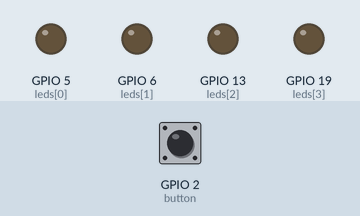
The program below on a simulated Raspberry Pi (BCM pin numbers). Shown: output pins drawn as LEDs (lit = HIGH). The test bench sets the inputs (shaded band); at power-on: GPIO 2 (button) HIGH. What the program prints to the terminal is not drawn.

Above: at 1.2 s.
1.3 s: GPIO 2 (button) pulled LOW for 0.15 s
At 1.8 s:
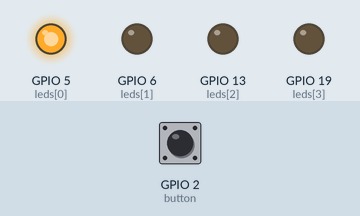
3.0 s: GPIO 2 (button) pulled LOW for 1 s
At 4.3 s:
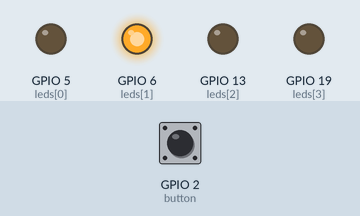
5.5 s: GPIO 2 (button) pulled LOW for 0.15 s
At 6.2 s:
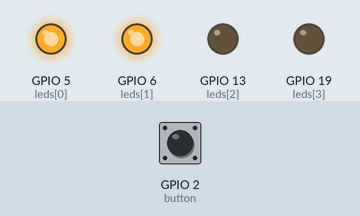
7.2 s: GPIO 2 (button) pulled LOW for 3.2 s
At 8.7 s:
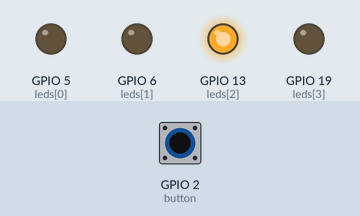
11.9 s: GPIO 2 (button) pulled LOW for 0.15 s
At 13.3 s:
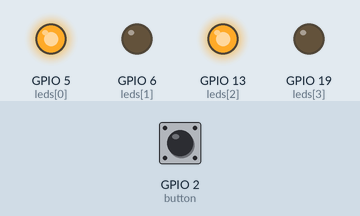
13.6 s: GPIO 2 (button) pulled LOW for 1 s
At 14.7 s:
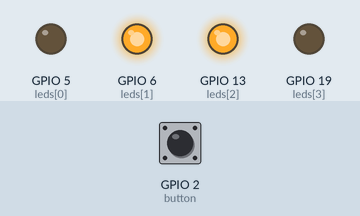
Timing chart, 0 to 16.6 s (numbered marks = the images above; inputs shaded):
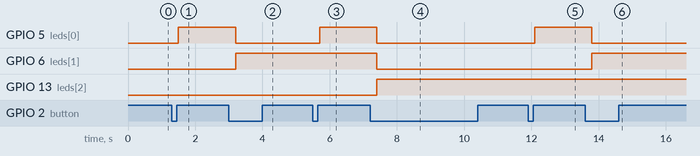

The program:

exercise3.py
```python
from gpiozero import Button, LED
from signal import pause
from time import sleep

print("Start!")
# 定义按钮和 LED 的引脚 #define Pin and LED
button = Button(2)
leds = [LED(5), LED(6), LED(13), LED(19)]

# 初始化一个计数器变量 # initialize a counter
counter = 0


# 函数：根据计数值更新 LED 状态 # use counter to update LED
def update_leds():
    for i in range(4):
        leds[i].value = (counter >> i) & 1  # counter right move i bit then LSB "and" with 1 = whether LSB is 0 or 1
        # decimal 10 = binary 1010
        # leds[0] = 0 & 1 = 0       right move 0 bit
        # leds[1] = 1 & 1 = 1       right move 1 bit
        # leds[2] = 0 & 1 = 0       right move 2 bit
        # leds[3] = 1 & 1 = 1       right move 3 bit


# 函数：按下按钮时递增计数器并更新 LED when button is pressed, up-count
def on_button_click():
    sleep(0.2)  # debouncing
    global counter
    counter = (counter + 1) % 16
    update_leds()


# 当按下按钮时，调用 on_button_click 函数  when button is pressed, call this function
button.when_pressed = on_button_click

# 初始化 LED   initialize LED
update_leds()

# 保持程序运行    Running programme
pause()
```

Measured:
- after the input at 1.3 s, GPIO 5 (leds[0]): LOW → HIGH after 0.20 s
- after the input at 3.0 s, GPIO 5 (leds[0]): HIGH → LOW after 0.20 s; GPIO 6 (leds[1]): LOW → HIGH after 0.20 s
- after the input at 5.5 s, GPIO 5 (leds[0]): LOW → HIGH after 0.20 s
- after the input at 7.2 s, GPIO 5 (leds[0]), GPIO 6 (leds[1]): HIGH → LOW after 0.20 s; GPIO 13 (leds[2]): LOW → HIGH after 0.20 s
- after the input at 11.9 s, GPIO 5 (leds[0]): LOW → HIGH after 0.20 s
- after the input at 13.6 s, GPIO 5 (leds[0]): HIGH → LOW after 0.20 s; GPIO 6 (leds[1]): LOW → HIGH after 0.20 s
